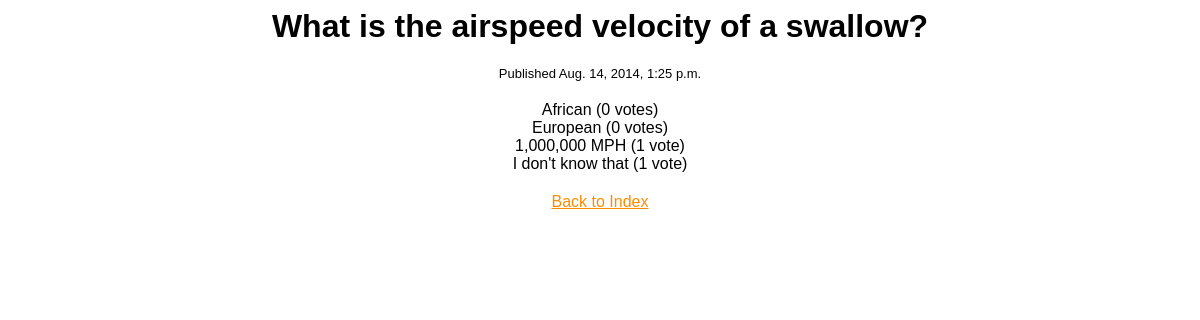
Page /5/results/ on the earlier database version.
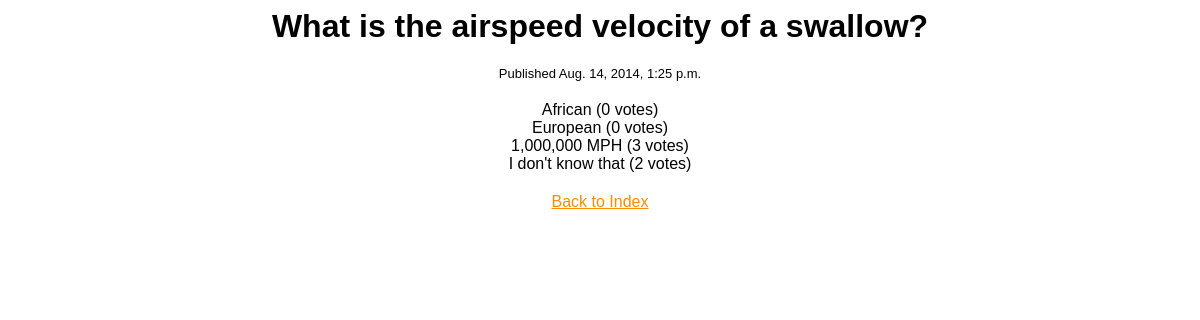
Same page on the later database version.
### polls/models.py (models this page shows, shortened)
class Choice(models.Model):
    poll = models.ForeignKey(Poll)
    choice_text = models.CharField(max_length = 200)
    votes = models.IntegerField(default = 0)

### polls/views.py (the view)
# urls.py: url(r'^(?P<pk>\d+)/results/$', views.ResultsView.as_view(), name="results"),
class ResultsView(generic.DetailView):
    model = Poll
    template_name = 'polls/results.html'

### polls/templates/polls/results.html
{% load staticfiles %}
<link rel="stylesheet" type="text/css" href="{% static 'polls/detail.css' %}" />
<h1>{{ poll.question }}</h1>
<p class="pubdate">Published {{ poll.pub_date }}</p>
<ul>
    {% for choice in poll.choice_set.all %}
        <li>{{ choice.choice_text }} ({{ choice.votes }} vote{{ choice.votes|pluralize }})</li>
    {% endfor %}
</ul>
<a href="{% url 'polls:index' %}">Back to Index</a>

Differences in the rows shown:
changed Choice "1,000,000 MPH": votes "1" → "3"
changed Choice "I don't know that": votes "1" → "2"
